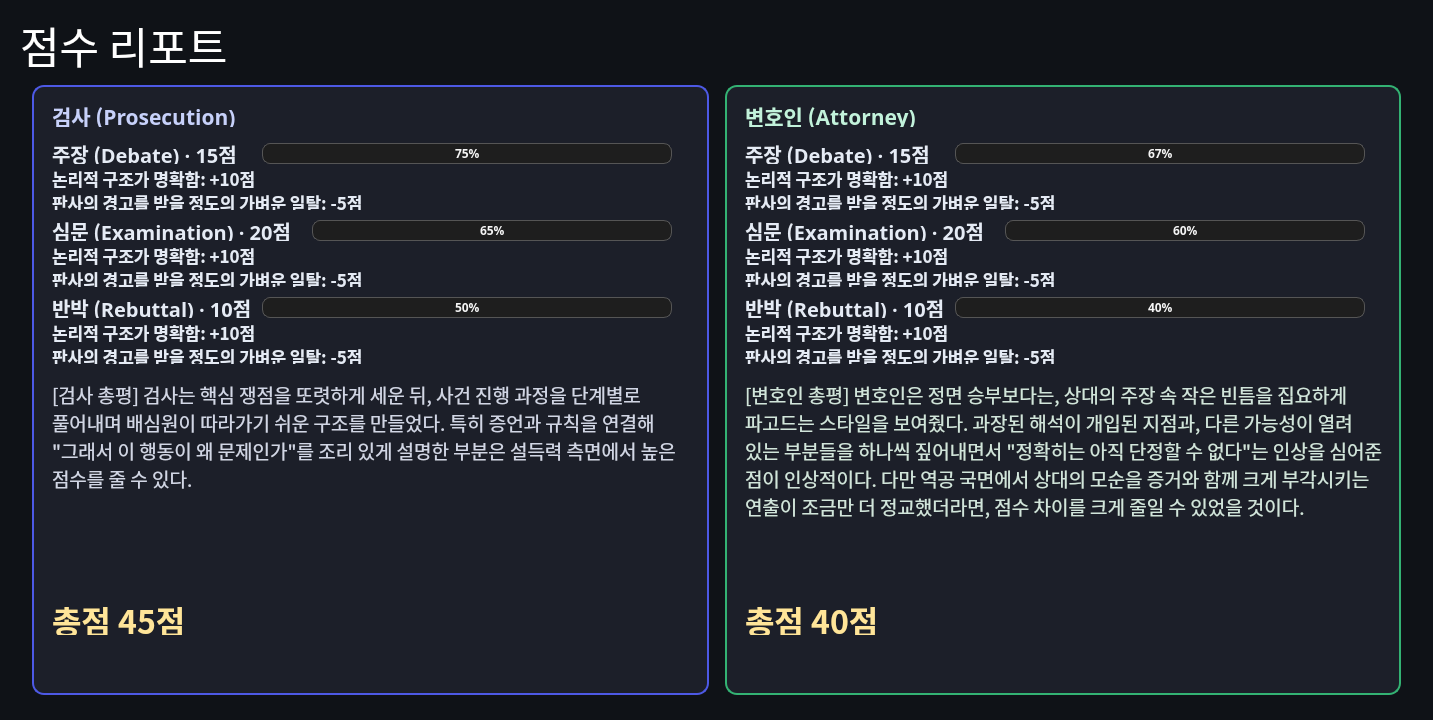
<?xml version="1.0" encoding="UTF-8"?>
<ui version="4.0">
 <class>Form</class>
 <widget class="QWidget" name="Form">
  <property name="enabled">
   <bool>true</bool>
  </property>
  <property name="geometry">
   <rect>
    <x>0</x>
    <y>0</y>
    <width>1433</width>
    <height>720</height>
   </rect>
  </property>
  <property name="font">
   <font>
    <family>나눔고딕</family>
   </font>
  </property>
  <property name="windowTitle">
   <string>Form</string>
  </property>
  <property name="autoFillBackground">
   <bool>false</bool>
  </property>
  <property name="styleSheet">
   <string notr="true">QWidget{
	background-color: #0F1217;
}

/* 공통 스타일 */
QLabel {
    background-color: transparent;
}

QProgressBar {
    border: 1px solid #555;
    border-radius: 8px;
    background: #1e1e1e;
    text-align: center;
    color: #f5f5f5;
    font-weight: bold;
    padding: 1px;
    height: 18px;
}

QProgressBar::chunk {
    border-radius: 6px;
    margin: 1px;  /* 양쪽 여백으로 조금 더 둥글게 보이게 */
}

#progressDebate::chunk,
#progressDebate2::chunk {
    background: qlineargradient(
        x1:0, y1:0, x2:1, y2:0,
        stop:0 #ffdf7f, stop:0.5 #ffbb55, stop:1 #ff9a3c
    );
}
#progressExam::chunk,
#progressExam2::chunk {
    background: qlineargradient(
        x1:0, y1:0, x2:1, y2:0,
        stop:0 #7fd8ff, stop:0.5 #4fa5ff, stop:1 #3c7dff
    );
}
#progressRebuttal::chunk,
#progressRebuttal2::chunk {
    background: qlineargradient(
        x1:0, y1:0, x2:1, y2:0,
        stop:0 #ff9cb5, stop:0.5 #ff4f6b, stop:1 #ff3344
    );
}
</string>
  </property>
  <layout class="QVBoxLayout" name="verticalLayout">
   <property name="spacing">
    <number>10</number>
   </property>
   <property name="leftMargin">
    <number>20</number>
   </property>
   <property name="topMargin">
    <number>20</number>
   </property>
   <property name="rightMargin">
    <number>20</number>
   </property>
   <property name="bottomMargin">
    <number>20</number>
   </property>
   <item>
    <widget class="QLabel" name="label">
     <property name="minimumSize">
      <size>
       <width>0</width>
       <height>40</height>
      </size>
     </property>
     <property name="maximumSize">
      <size>
       <width>16777215</width>
       <height>50</height>
      </size>
     </property>
     <property name="font">
      <font>
       <family>나눔고딕 ExtraBold</family>
       <pointsize>32</pointsize>
      </font>
     </property>
     <property name="styleSheet">
      <string notr="true">color: white;</string>
     </property>
     <property name="text">
      <string>점수 리포트</string>
     </property>
    </widget>
   </item>
   <item>
    <layout class="QHBoxLayout" name="horizontalLayout_2">
     <property name="spacing">
      <number>16</number>
     </property>
     <property name="leftMargin">
      <number>12</number>
     </property>
     <property name="topMargin">
      <number>5</number>
     </property>
     <property name="rightMargin">
      <number>12</number>
     </property>
     <property name="bottomMargin">
      <number>5</number>
     </property>
     <item>
      <widget class="QWidget" name="panPros" native="true">
       <property name="sizePolicy">
        <sizepolicy hsizetype="Expanding" vsizetype="Expanding">
         <horstretch>1</horstretch>
         <verstretch>0</verstretch>
        </sizepolicy>
       </property>
       <property name="minimumSize">
        <size>
         <width>600</width>
         <height>500</height>
        </size>
       </property>
        <property name="styleSheet">
         <string notr="true">QWidget#panPros {
    background-color: #1c1f29;
    border: 2px solid #4d59e5;
    border-radius: 12px;
}</string>
        </property>
        <widget class="QLabel" name="imgProsecutor">
         <property name="geometry">
          <rect>
           <x>0</x>
           <y>0</y>
           <width>680</width>
           <height>620</height>
          </rect>
         </property>
         <property name="styleSheet">
          <string notr="true">QLabel#imgProsecutor {
    background-color: transparent;
}</string>
         </property>
         <property name="text">
          <string/>
         </property>
         <property name="scaledContents">
          <bool>false</bool>
         </property>
         <property name="alignment">
          <set>Qt::AlignCenter</set>
         </property>
        </widget>
        <widget class="QLabel" name="lblProsHeader">
        <property name="geometry">
         <rect>
          <x>20</x>
          <y>20</y>
          <width>200</width>
          <height>22</height>
         </rect>
        </property>
        <property name="font">
         <font>
          <family>나눔고딕 ExtraBold</family>
          <pointsize>16</pointsize>
          <weight>75</weight>
          <bold>true</bold>
         </font>
        </property>
        <property name="styleSheet">
         <string notr="true">color: #c7d1fa;</string>
        </property>
        <property name="text">
         <string>검사 (Prosecution)</string>
        </property>
       </widget>
       <widget class="QLabel" name="lblDebateLabelPros">
        <property name="geometry">
         <rect>
          <x>20</x>
          <y>58</y>
          <width>200</width>
          <height>21</height>
         </rect>
        </property>
        <property name="font">
         <font>
          <family>나눔고딕 ExtraBold</family>
          <pointsize>15</pointsize>
          <weight>75</weight>
          <bold>true</bold>
         </font>
        </property>
        <property name="styleSheet">
         <string notr="true">color: #e5ebf5;</string>
        </property>
        <property name="text">
         <string>주장 (Debate) · 15점</string>
        </property>
       </widget>
       <widget class="QProgressBar" name="progressDebate">
        <property name="geometry">
         <rect>
          <x>230</x>
          <y>58</y>
          <width>410</width>
          <height>21</height>
         </rect>
        </property>
        <property name="value">
         <number>75</number>
        </property>
        <property name="textVisible">
         <bool>true</bool>
        </property>
        <property name="format">
         <string>%p%</string>
        </property>
       </widget>
       <widget class="QLabel" name="lblDebateSpecPros">
        <property name="geometry">
         <rect>
          <x>20</x>
          <y>85</y>
          <width>640</width>
          <height>40</height>
         </rect>
        </property>
        <property name="font">
         <font>
          <family>나눔고딕</family>
          <pointsize>13</pointsize>
          <weight>75</weight>
          <bold>true</bold>
         </font>
        </property>
        <property name="styleSheet">
         <string notr="true">color: #e5ebf5;</string>
        </property>
        <property name="text">
         <string>논리적 구조가 명확함: +10점
판사의 경고를 받을 정도의 가벼운 일탈: -5점</string>
        </property>
        <property name="wordWrap">
         <bool>true</bool>
        </property>
       </widget>
       <widget class="QLabel" name="lblExamLabelPros">
        <property name="geometry">
         <rect>
          <x>20</x>
          <y>135</y>
          <width>250</width>
          <height>21</height>
         </rect>
        </property>
        <property name="font">
         <font>
          <family>나눔고딕 ExtraBold</family>
          <pointsize>15</pointsize>
          <weight>75</weight>
          <bold>true</bold>
         </font>
        </property>
        <property name="styleSheet">
         <string notr="true">color: #e5ebf5;</string>
        </property>
        <property name="text">
         <string>심문 (Examination) · 20점</string>
        </property>
       </widget>
       <widget class="QProgressBar" name="progressExam">
        <property name="geometry">
         <rect>
          <x>280</x>
          <y>135</y>
          <width>360</width>
          <height>21</height>
         </rect>
        </property>
        <property name="value">
         <number>65</number>
        </property>
        <property name="textVisible">
         <bool>true</bool>
        </property>
        <property name="format">
         <string>%p%</string>
        </property>
       </widget>
       <widget class="QLabel" name="lblExamSpecPros">
        <property name="geometry">
         <rect>
          <x>20</x>
          <y>162</y>
          <width>640</width>
          <height>40</height>
         </rect>
        </property>
        <property name="font">
         <font>
          <family>나눔고딕</family>
          <pointsize>13</pointsize>
          <weight>75</weight>
          <bold>true</bold>
         </font>
        </property>
        <property name="styleSheet">
         <string notr="true">color: #e5ebf5;</string>
        </property>
        <property name="text">
         <string>논리적 구조가 명확함: +10점
판사의 경고를 받을 정도의 가벼운 일탈: -5점</string>
        </property>
        <property name="wordWrap">
         <bool>true</bool>
        </property>
       </widget>
       <widget class="QLabel" name="lblRebuttalLabelPros">
        <property name="geometry">
         <rect>
          <x>20</x>
          <y>212</y>
          <width>200</width>
          <height>21</height>
         </rect>
        </property>
        <property name="font">
         <font>
          <family>나눔고딕 ExtraBold</family>
          <pointsize>15</pointsize>
          <weight>75</weight>
          <bold>true</bold>
         </font>
        </property>
        <property name="styleSheet">
         <string notr="true">color: #e5ebf5;</string>
        </property>
        <property name="text">
         <string>반박 (Rebuttal) · 10점</string>
        </property>
       </widget>
       <widget class="QProgressBar" name="progressRebuttal">
        <property name="geometry">
         <rect>
          <x>230</x>
          <y>212</y>
          <width>410</width>
          <height>21</height>
         </rect>
        </property>
        <property name="value">
         <number>50</number>
        </property>
        <property name="textVisible">
         <bool>true</bool>
        </property>
        <property name="format">
         <string>%p%</string>
        </property>
       </widget>
       <widget class="QLabel" name="lblRebuttalSpecPros">
        <property name="geometry">
         <rect>
          <x>20</x>
          <y>239</y>
          <width>640</width>
          <height>40</height>
         </rect>
        </property>
        <property name="font">
         <font>
          <family>나눔고딕</family>
          <pointsize>13</pointsize>
          <weight>75</weight>
          <bold>true</bold>
         </font>
        </property>
        <property name="styleSheet">
         <string notr="true">color: #e5ebf5;</string>
        </property>
        <property name="text">
         <string>논리적 구조가 명확함: +10점
판사의 경고를 받을 정도의 가벼운 일탈: -5점</string>
        </property>
        <property name="wordWrap">
         <bool>true</bool>
        </property>
       </widget>
       <widget class="QLabel" name="lblProsComment">
        <property name="geometry">
         <rect>
          <x>20</x>
          <y>295</y>
          <width>640</width>
          <height>200</height>
         </rect>
        </property>
        <property name="font">
         <font>
          <family>나눔고딕</family>
          <pointsize>14</pointsize>
         </font>
        </property>
        <property name="styleSheet">
         <string notr="true">color: #d1d6e5;</string>
        </property>
        <property name="text">
         <string>[검사 총평] 검사는 핵심 쟁점을 또렷하게 세운 뒤, 사건 진행 과정을 단계별로 풀어내며 배심원이 따라가기 쉬운 구조를 만들었다. 특히 증언과 규칙을 연결해 &quot;그래서 이 행동이 왜 문제인가&quot;를 조리 있게 설명한 부분은 설득력 측면에서 높은 점수를 줄 수 있다.</string>
        </property>
        <property name="alignment">
         <set>Qt::AlignLeading|Qt::AlignLeft|Qt::AlignTop</set>
        </property>
        <property name="wordWrap">
         <bool>true</bool>
        </property>
       </widget>
       <widget class="QLabel" name="lblProsTotalScore">
        <property name="geometry">
         <rect>
          <x>20</x>
          <y>520</y>
          <width>150</width>
          <height>30</height>
         </rect>
        </property>
        <property name="font">
         <font>
          <family>나눔고딕 ExtraBold</family>
          <pointsize>24</pointsize>
          <weight>75</weight>
          <bold>true</bold>
         </font>
        </property>
        <property name="styleSheet">
         <string notr="true">color: #ffe599;</string>
        </property>
        <property name="text">
         <string>총점 45점</string>
        </property>
       </widget>
      </widget>
     </item>
     <item>
      <widget class="QWidget" name="panAtt" native="true">
       <property name="sizePolicy">
        <sizepolicy hsizetype="Expanding" vsizetype="Expanding">
         <horstretch>1</horstretch>
         <verstretch>0</verstretch>
        </sizepolicy>
       </property>
       <property name="minimumSize">
        <size>
         <width>600</width>
         <height>500</height>
        </size>
       </property>
        <property name="styleSheet">
         <string notr="true">QWidget#panAtt {
    background-color: #1c1f29;
    border: 2px solid #33b273;
    border-radius: 12px;
}</string>
        </property>
        <widget class="QLabel" name="imgAttorney">
         <property name="geometry">
          <rect>
           <x>0</x>
           <y>0</y>
           <width>680</width>
           <height>620</height>
          </rect>
         </property>
         <property name="styleSheet">
          <string notr="true">QLabel#imgAttorney {
    background-color: transparent;
}</string>
         </property>
         <property name="text">
          <string/>
         </property>
         <property name="scaledContents">
          <bool>false</bool>
         </property>
         <property name="alignment">
          <set>Qt::AlignCenter</set>
         </property>
        </widget>
        <widget class="QLabel" name="lblAttHeader">
        <property name="geometry">
         <rect>
          <x>20</x>
          <y>20</y>
          <width>200</width>
          <height>22</height>
         </rect>
        </property>
        <property name="font">
         <font>
          <family>나눔고딕 ExtraBold</family>
          <pointsize>16</pointsize>
          <weight>75</weight>
          <bold>true</bold>
         </font>
        </property>
        <property name="styleSheet">
         <string notr="true">color: #c2f2db;</string>
        </property>
        <property name="text">
         <string>변호인 (Attorney)</string>
        </property>
       </widget>
       <widget class="QLabel" name="lblDebateLabelAtt">
        <property name="geometry">
         <rect>
          <x>20</x>
          <y>58</y>
          <width>200</width>
          <height>21</height>
         </rect>
        </property>
        <property name="font">
         <font>
          <family>나눔고딕 ExtraBold</family>
          <pointsize>15</pointsize>
          <weight>75</weight>
          <bold>true</bold>
         </font>
        </property>
        <property name="styleSheet">
         <string notr="true">color: #e5ebf5;</string>
        </property>
        <property name="text">
         <string>주장 (Debate) · 15점</string>
        </property>
       </widget>
       <widget class="QProgressBar" name="progressDebate2">
        <property name="geometry">
         <rect>
          <x>230</x>
          <y>58</y>
          <width>410</width>
          <height>21</height>
         </rect>
        </property>
        <property name="value">
         <number>67</number>
        </property>
        <property name="textVisible">
         <bool>true</bool>
        </property>
        <property name="format">
         <string>%p%</string>
        </property>
       </widget>
       <widget class="QLabel" name="lblDebateSpecAtt">
        <property name="geometry">
         <rect>
          <x>20</x>
          <y>85</y>
          <width>640</width>
          <height>40</height>
         </rect>
        </property>
        <property name="font">
         <font>
          <family>나눔고딕</family>
          <pointsize>13</pointsize>
          <weight>75</weight>
          <bold>true</bold>
         </font>
        </property>
        <property name="styleSheet">
         <string notr="true">color: #e5ebf5;</string>
        </property>
        <property name="text">
         <string>논리적 구조가 명확함: +10점
판사의 경고를 받을 정도의 가벼운 일탈: -5점</string>
        </property>
        <property name="wordWrap">
         <bool>true</bool>
        </property>
       </widget>
       <widget class="QLabel" name="lblExamLabelAtt">
        <property name="geometry">
         <rect>
          <x>20</x>
          <y>135</y>
          <width>250</width>
          <height>21</height>
         </rect>
        </property>
        <property name="font">
         <font>
          <family>나눔고딕 ExtraBold</family>
          <pointsize>15</pointsize>
          <weight>75</weight>
          <bold>true</bold>
         </font>
        </property>
        <property name="styleSheet">
         <string notr="true">color: #e5ebf5;</string>
        </property>
        <property name="text">
         <string>심문 (Examination) · 20점</string>
        </property>
       </widget>
       <widget class="QProgressBar" name="progressExam2">
        <property name="geometry">
         <rect>
          <x>280</x>
          <y>135</y>
          <width>360</width>
          <height>21</height>
         </rect>
        </property>
        <property name="value">
         <number>60</number>
        </property>
        <property name="textVisible">
         <bool>true</bool>
        </property>
        <property name="format">
         <string>%p%</string>
        </property>
       </widget>
       <widget class="QLabel" name="lblExamSpecAtt">
        <property name="geometry">
         <rect>
          <x>20</x>
          <y>162</y>
          <width>640</width>
          <height>40</height>
         </rect>
        </property>
        <property name="font">
         <font>
          <family>나눔고딕</family>
          <pointsize>13</pointsize>
          <weight>75</weight>
          <bold>true</bold>
         </font>
        </property>
        <property name="styleSheet">
         <string notr="true">color: #e5ebf5;</string>
        </property>
        <property name="text">
         <string>논리적 구조가 명확함: +10점
판사의 경고를 받을 정도의 가벼운 일탈: -5점</string>
        </property>
        <property name="wordWrap">
         <bool>true</bool>
        </property>
       </widget>
       <widget class="QLabel" name="lblRebuttalLabelAtt">
        <property name="geometry">
         <rect>
          <x>20</x>
          <y>212</y>
          <width>200</width>
          <height>21</height>
         </rect>
        </property>
        <property name="font">
         <font>
          <family>나눔고딕 ExtraBold</family>
          <pointsize>15</pointsize>
          <weight>75</weight>
          <bold>true</bold>
         </font>
        </property>
        <property name="styleSheet">
         <string notr="true">color: #e5ebf5;</string>
        </property>
        <property name="text">
         <string>반박 (Rebuttal) · 10점</string>
        </property>
       </widget>
       <widget class="QProgressBar" name="progressRebuttal2">
        <property name="geometry">
         <rect>
          <x>230</x>
          <y>212</y>
          <width>410</width>
          <height>21</height>
         </rect>
        </property>
        <property name="value">
         <number>40</number>
        </property>
        <property name="textVisible">
         <bool>true</bool>
        </property>
        <property name="format">
         <string>%p%</string>
        </property>
       </widget>
       <widget class="QLabel" name="lblRebuttalSpecAtt">
        <property name="geometry">
         <rect>
          <x>20</x>
          <y>239</y>
          <width>640</width>
          <height>40</height>
         </rect>
        </property>
        <property name="font">
         <font>
          <family>나눔고딕</family>
          <pointsize>13</pointsize>
          <weight>75</weight>
          <bold>true</bold>
         </font>
        </property>
        <property name="styleSheet">
         <string notr="true">color: #e5ebf5;</string>
        </property>
        <property name="text">
         <string>논리적 구조가 명확함: +10점
판사의 경고를 받을 정도의 가벼운 일탈: -5점</string>
        </property>
        <property name="wordWrap">
         <bool>true</bool>
        </property>
       </widget>
       <widget class="QLabel" name="lblAttComment">
        <property name="geometry">
         <rect>
          <x>20</x>
          <y>295</y>
          <width>640</width>
          <height>200</height>
         </rect>
        </property>
        <property name="font">
         <font>
          <family>나눔고딕</family>
          <pointsize>14</pointsize>
         </font>
        </property>
        <property name="styleSheet">
         <string notr="true">color: #d1e5db;</string>
        </property>
        <property name="text">
         <string>[변호인 총평] 변호인은 정면 승부보다는, 상대의 주장 속 작은 빈틈을 집요하게 파고드는 스타일을 보여줬다. 과장된 해석이 개입된 지점과, 다른 가능성이 열려 있는 부분들을 하나씩 짚어내면서 &quot;정확히는 아직 단정할 수 없다&quot;는 인상을 심어준 점이 인상적이다. 다만 역공 국면에서 상대의 모순을 증거와 함께 크게 부각시키는 연출이 조금만 더 정교했더라면, 점수 차이를 크게 줄일 수 있었을 것이다.</string>
        </property>
        <property name="alignment">
         <set>Qt::AlignLeading|Qt::AlignLeft|Qt::AlignTop</set>
        </property>
        <property name="wordWrap">
         <bool>true</bool>
        </property>
       </widget>
       <widget class="QLabel" name="lblAttTotalScore">
        <property name="geometry">
         <rect>
          <x>20</x>
          <y>520</y>
          <width>150</width>
          <height>30</height>
         </rect>
        </property>
        <property name="font">
         <font>
          <family>나눔고딕 ExtraBold</family>
          <pointsize>24</pointsize>
          <weight>75</weight>
          <bold>true</bold>
         </font>
        </property>
        <property name="styleSheet">
         <string notr="true">color: #ffe599;</string>
        </property>
        <property name="text">
         <string>총점 40점</string>
        </property>
       </widget>
      </widget>
     </item>
    </layout>
   </item>
  </layout>
 </widget>
 <resources/>
 <connections/>
</ui>
